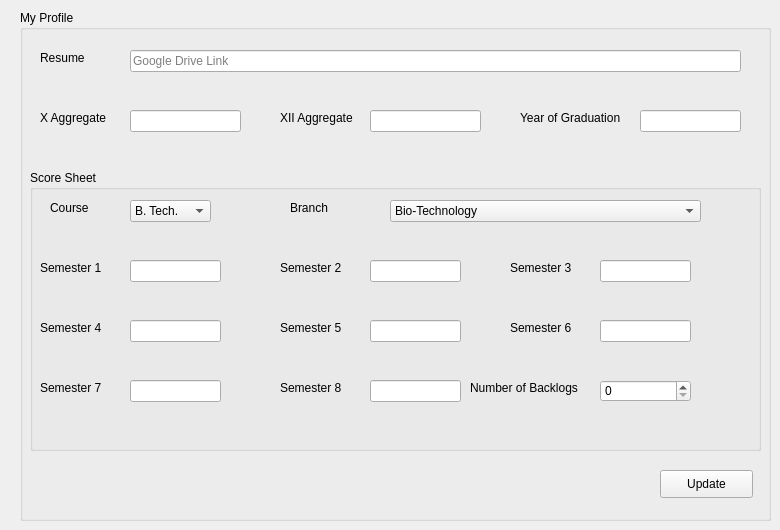
      <widget class="QWidget" name="tab_7">
       <attribute name="title">
        <string>Academic</string>
       </attribute>
       <widget class="QGroupBox" name="groupBox_2">
        <property name="geometry">
         <rect>
          <x>20</x>
          <y>10</y>
          <width>751</width>
          <height>511</height>
         </rect>
        </property>
        <property name="title">
         <string>My Profile</string>
        </property>
        <widget class="QLineEdit" name="lineEdit_4">
         <property name="geometry">
          <rect>
           <x>110</x>
           <y>40</y>
           <width>611</width>
           <height>22</height>
          </rect>
         </property>
         <property name="placeholderText">
          <string>Google Drive Link</string>
         </property>
        </widget>
        <widget class="QLabel" name="label_7">
         <property name="geometry">
          <rect>
           <x>20</x>
           <y>40</y>
           <width>71</width>
           <height>16</height>
          </rect>
         </property>
         <property name="text">
          <string>Resume</string>
         </property>
        </widget>
        <widget class="QLabel" name="label_8">
         <property name="geometry">
          <rect>
           <x>20</x>
           <y>100</y>
           <width>81</width>
           <height>16</height>
          </rect>
         </property>
         <property name="text">
          <string>X Aggregate</string>
         </property>
        </widget>
        <widget class="QLineEdit" name="lineEdit_5">
         <property name="geometry">
          <rect>
           <x>110</x>
           <y>100</y>
           <width>111</width>
           <height>22</height>
          </rect>
         </property>
        </widget>
        <widget class="QLabel" name="label_12">
         <property name="geometry">
          <rect>
           <x>260</x>
           <y>100</y>
           <width>91</width>
           <height>16</height>
          </rect>
         </property>
         <property name="text">
          <string>XII Aggregate</string>
         </property>
        </widget>
        <widget class="QPushButton" name="pushButton_8">
         <property name="geometry">
          <rect>
           <x>640</x>
           <y>460</y>
           <width>93</width>
           <height>28</height>
          </rect>
         </property>
         <property name="text">
          <string>Update</string>
         </property>
        </widget>
        <widget class="QLineEdit" name="lineEdit_6">
         <property name="geometry">
          <rect>
           <x>350</x>
           <y>100</y>
           <width>111</width>
           <height>22</height>
          </rect>
         </property>
        </widget>
        <widget class="QGroupBox" name="groupBox_3">
         <property name="geometry">
          <rect>
           <x>10</x>
           <y>160</y>
           <width>731</width>
           <height>281</height>
          </rect>
         </property>
         <property name="title">
          <string>Score Sheet</string>
         </property>
         <widget class="QLabel" name="label_14">
          <property name="geometry">
           <rect>
            <x>10</x>
            <y>90</y>
            <width>71</width>
            <height>16</height>
           </rect>
          </property>
          <property name="text">
           <string>Semester 1</string>
          </property>
         </widget>
         <widget class="QLineEdit" name="lineEdit_8">
          <property name="geometry">
           <rect>
            <x>100</x>
            <y>90</y>
            <width>91</width>
            <height>22</height>
           </rect>
          </property>
         </widget>
         <widget class="QLabel" name="label_15">
          <property name="geometry">
           <rect>
            <x>480</x>
            <y>90</y>
            <width>71</width>
            <height>16</height>
           </rect>
          </property>
          <property name="text">
           <string>Semester 3</string>
          </property>
         </widget>
         <widget class="QLabel" name="label_16">
          <property name="geometry">
           <rect>
            <x>250</x>
            <y>90</y>
            <width>71</width>
            <height>16</height>
           </rect>
          </property>
          <property name="text">
           <string>Semester 2</string>
          </property>
         </widget>
         <widget class="QLabel" name="label_17">
          <property name="geometry">
           <rect>
            <x>10</x>
            <y>150</y>
            <width>71</width>
            <height>16</height>
           </rect>
          </property>
          <property name="text">
           <string>Semester 4</string>
          </property>
         </widget>
         <widget class="QLabel" name="label_18">
          <property name="geometry">
           <rect>
            <x>250</x>
            <y>150</y>
            <width>71</width>
            <height>16</height>
           </rect>
          </property>
          <property name="text">
           <string>Semester 5</string>
          </property>
         </widget>
         <widget class="QLabel" name="label_23">
          <property name="geometry">
           <rect>
            <x>10</x>
            <y>210</y>
            <width>71</width>
            <height>16</height>
           </rect>
          </property>
          <property name="text">
           <string>Semester 7</string>
          </property>
         </widget>
         <widget class="QLabel" name="label_24">
          <property name="geometry">
           <rect>
            <x>480</x>
            <y>150</y>
            <width>71</width>
            <height>16</height>
           </rect>
          </property>
          <property name="text">
           <string>Semester 6</string>
          </property>
         </widget>
         <widget class="QLineEdit" name="lineEdit_11">
          <property name="geometry">
           <rect>
            <x>100</x>
            <y>210</y>
            <width>91</width>
            <height>22</height>
           </rect>
          </property>
         </widget>
         <widget class="QLineEdit" name="lineEdit_12">
          <property name="geometry">
           <rect>
            <x>570</x>
            <y>150</y>
            <width>91</width>
            <height>22</height>
           </rect>
          </property>
         </widget>
         <widget class="QLineEdit" name="lineEdit_13">
          <property name="geometry">
           <rect>
            <x>340</x>
            <y>150</y>
            <width>91</width>
            <height>22</height>
           </rect>
          </property>
         </widget>
         <widget class="QLineEdit" name="lineEdit_14">
          <property name="geometry">
           <rect>
            <x>100</x>
            <y>150</y>
            <width>91</width>
            <height>22</height>
           </rect>
          </property>
         </widget>
         <widget class="QLineEdit" name="lineEdit_15">
          <property name="geometry">
           <rect>
            <x>570</x>
            <y>90</y>
            <width>91</width>
            <height>22</height>
           </rect>
          </property>
         </widget>
         <widget class="QLineEdit" name="lineEdit_16">
          <property name="geometry">
           <rect>
            <x>340</x>
            <y>90</y>
            <width>91</width>
            <height>22</height>
           </rect>
          </property>
         </widget>
         <widget class="QLabel" name="label_25">
          <property name="geometry">
           <rect>
            <x>440</x>
            <y>210</y>
            <width>121</width>
            <height>16</height>
           </rect>
          </property>
          <property name="text">
           <string>Number of Backlogs</string>
          </property>
         </widget>
         <widget class="QSpinBox" name="spinBox">
          <property name="geometry">
           <rect>
            <x>570</x>
            <y>210</y>
            <width>91</width>
            <height>22</height>
           </rect>
          </property>
         </widget>
         <widget class="QLabel" name="label_13">
          <property name="geometry">
           <rect>
            <x>20</x>
            <y>30</y>
            <width>61</width>
            <height>16</height>
           </rect>
          </property>
          <property name="text">
           <string>Course</string>
          </property>
         </widget>
         <widget class="QComboBox" name="comboBox_6">
          <property name="geometry">
           <rect>
            <x>100</x>
            <y>30</y>
            <width>81</width>
            <height>22</height>
           </rect>
          </property>
          <item>
           <property name="text">
            <string>B. Tech.</string>
           </property>
          </item>
          <item>
           <property name="text">
            <string>M. Tech.</string>
           </property>
          </item>
          <item>
           <property name="text">
            <string>MBA</string>
           </property>
          </item>
         </widget>
         <widget class="QLabel" name="label_22">
          <property name="geometry">
           <rect>
            <x>260</x>
            <y>30</y>
            <width>91</width>
            <height>16</height>
           </rect>
          </property>
          <property name="text">
           <string>Branch</string>
          </property>
         </widget>
         <widget class="QComboBox" name="comboBox_7">
          <property name="geometry">
           <rect>
            <x>360</x>
            <y>30</y>
            <width>311</width>
            <height>22</height>
           </rect>
          </property>
          <item>
           <property name="text">
            <string>Bio-Technology</string>
           </property>
          </item>
          <item>
           <property name="text">
            <string>Civil Engineering</string>
           </property>
          </item>
          <item>
           <property name="text">
            <string>Computer Engineering</string>
           </property>
          </item>
          <item>
           <property name="text">
            <string>Electrical and Electronics Engineering</string>
           </property>
          </item>
          <item>
           <property name="text">
            <string>Electrical Engineering</string>
           </property>
          </item>
          <item>
           <property name="text">
            <string>Electronics and Communication Engineering</string>
           </property>
          </item>
          <item>
           <property name="text">
            <string>Engineering Physics</string>
           </property>
          </item>
          <item>
           <property name="text">
            <string>Environmental Engineering</string>
           </property>
          </item>
          <item>
           <property name="text">
            <string>Information Technology</string>
           </property>
          </item>
          <item>
           <property name="text">
            <string>Mathematics and Computing</string>
           </property>
          </item>
          <item>
           <property name="text">
            <string>Mechanical Engineering</string>
           </property>
          </item>
          <item>
           <property name="text">
            <string>Mechanical Engineering with Specialization in Automotive Engineering</string>
           </property>
          </item>
          <item>
           <property name="text">
            <string>Polymer Science and Chemical Technology</string>
           </property>
          </item>
          <item>
           <property name="text">
            <string>Production and Industrial Engineering</string>
           </property>
          </item>
          <item>
           <property name="text">
            <string>Software Engineering</string>
           </property>
          </item>
          <item>
           <property name="text">
            <string>Bio-Informatics</string>
           </property>
          </item>
          <item>
           <property name="text">
            <string>Computational Design</string>
           </property>
          </item>
          <item>
           <property name="text">
            <string>Computer Science and Engineering</string>
           </property>
          </item>
          <item>
           <property name="text">
            <string>Control and Instrumentation Engineering</string>
           </property>
          </item>
          <item>
           <property name="text">
            <string>Hydraulic and Flood Engineering</string>
           </property>
          </item>
          <item>
           <property name="text">
            <string>Geotechnical Engineering</string>
           </property>
          </item>
          <item>
           <property name="text">
            <string>Microwave and Optical Communication</string>
           </property>
          </item>
          <item>
           <property name="text">
            <string>Nano Science and Technology</string>
           </property>
          </item>
          <item>
           <property name="text">
            <string>Nuclear Science and Engineering</string>
           </property>
          </item>
          <item>
           <property name="text">
            <string>Polymer Technology</string>
           </property>
          </item>
          <item>
           <property name="text">
            <string>Power System</string>
           </property>
          </item>
          <item>
           <property name="text">
            <string>Production Engineering</string>
           </property>
          </item>
          <item>
           <property name="text">
            <string>Renewable Energy Technology</string>
           </property>
          </item>
          <item>
           <property name="text">
            <string>Signal Processing and Digital Design</string>
           </property>
          </item>
          <item>
           <property name="text">
            <string>Structure Engineering</string>
           </property>
          </item>
          <item>
           <property name="text">
            <string>Thermal Engineering</string>
           </property>
          </item>
          <item>
           <property name="text">
            <string>VLSI Design and Embedded System</string>
           </property>
          </item>
          <item>
           <property name="text">
            <string>MBA</string>
           </property>
          </item>
         </widget>
         <widget class="QLineEdit" name="lineEdit_22">
          <property name="geometry">
           <rect>
            <x>340</x>
            <y>210</y>
            <width>91</width>
            <height>22</height>
           </rect>
          </property>
         </widget>
         <widget class="QLabel" name="label_32">
          <property name="geometry">
           <rect>
            <x>250</x>
            <y>210</y>
            <width>71</width>
            <height>16</height>
           </rect>
          </property>
          <property name="text">
           <string>Semester 8</string>
          </property>
         </widget>
        </widget>
        <widget class="QLabel" name="label_26">
         <property name="geometry">
          <rect>
           <x>500</x>
           <y>100</y>
           <width>111</width>
           <height>16</height>
          </rect>
         </property>
         <property name="text">
          <string>Year of Graduation</string>
         </property>
        </widget>
        <widget class="QLineEdit" name="lineEdit_17">
         <property name="geometry">
          <rect>
           <x>620</x>
           <y>100</y>
           <width>101</width>
           <height>22</height>
          </rect>
         </property>
        </widget>
        <zorder>groupBox_3</zorder>
        <zorder>lineEdit_4</zorder>
        <zorder>label_7</zorder>
        <zorder>label_8</zorder>
        <zorder>lineEdit_5</zorder>
        <zorder>label_12</zorder>
        <zorder>pushButton_8</zorder>
        <zorder>lineEdit_6</zorder>
        <zorder>label_26</zorder>
        <zorder>lineEdit_17</zorder>
       </widget>
      </widget>
